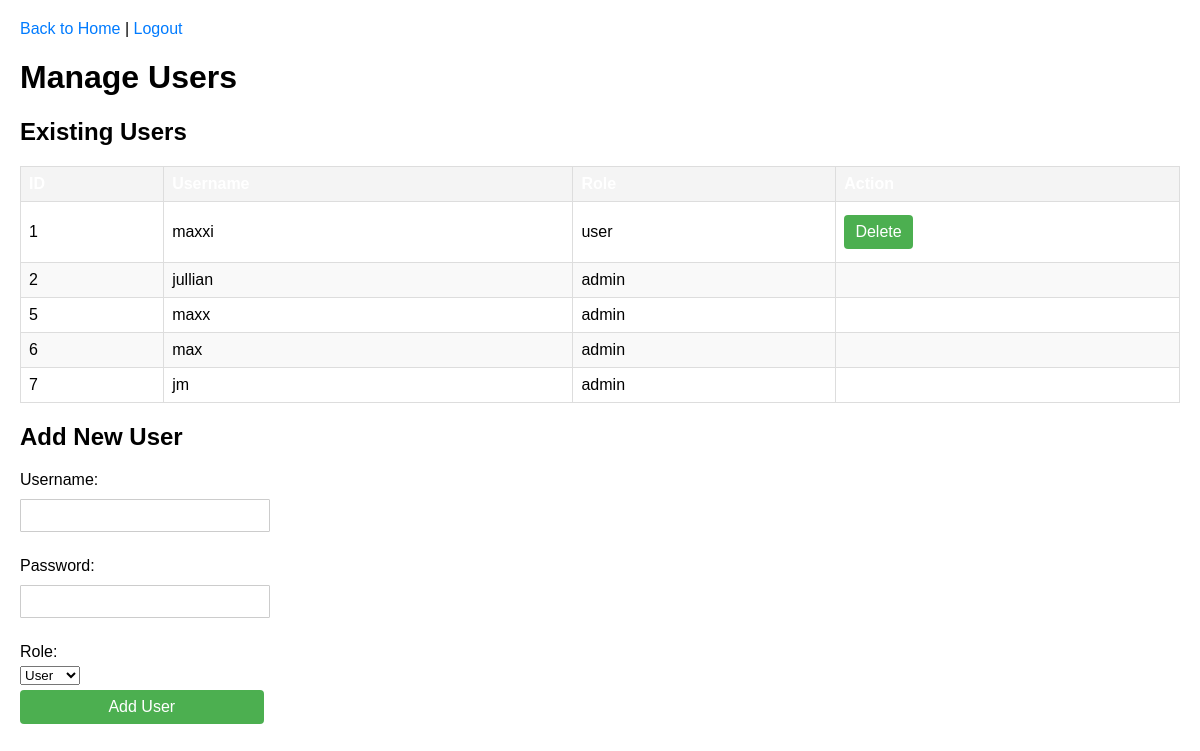
The page /manage_users (signed in) on the database its author committed.
### app.py (models this page shows)
class Account(UserMixin, db.Model):
    id = db.Column(db.Integer, primary_key=True)
    username = db.Column(db.String(50), unique=True, nullable=False)
    password = db.Column(db.String(100), nullable=False)
    role = db.Column(db.String(10), nullable=False)

### app.py (the view)
@app.route('/manage_users', methods=['GET'])
@login_required
def manage_users():
    if current_user.role != 'admin':
        flash('You are not authorized to manage users.', 'danger')
        return redirect(url_for('home_screen'))
    users = Account.query.all()
    return render_template('manage_users.html', users=users)

### app.py (called while the page is built)
@login_manager.user_loader
def load_user(user_id):
    return Account.query.get(int(user_id))

@app.before_request
def restrict_access():
    if current_user.is_authenticated:
        restricted_routes = {
            'admin': [],
            'user': ['delete_resident', 'manage_users'],
        }
        if current_user.role not in restricted_routes:
            return
        if request.endpoint in restricted_routes.get(current_user.role, []):
            flash('You are not authorized to access this page.', 'danger')
            return redirect(url_for('home_screen'))

### templates/manage_users.html (shortened to what this page needs)
<!DOCTYPE html>
<html lang="en">
<head>
    <link rel="stylesheet" href="styles.css">
</head>
<body>
    <div class="header">
        <a href="{{ url_for('home_screen') }}">Back to Home</a> |
        <a href="{{ url_for('logout') }}">Logout</a>
    </div>
    <h1>Manage Users</h1>
    <h2>Existing Users</h2>
    <table>
        <thead>
            <tr>
                <th>ID</th>
                <th>Username</th>
                <th>Role</th>
                <th>Action</th>
            </tr>
        </thead>
        <tbody>
            {% for user in users %}
            <tr>
                <td>{{ user.id }}</td>
                <td>{{ user.username }}</td>
                <td>{{ user.role }}</td>
                <td>
                    {% if user.role != 'admin' %}
                    <form action="{{ url_for('delete_user', user_id=user.id) }}" method="POST" style="display:inline;">
                        <button type="submit" onclick="return confirm('Are you sure you want to delete this user?');">Delete</button>
                    </form>
                    {% endif %}
                </td>
            </tr>
            {% endfor %}
        </tbody>
    </table>
    <div class="form-container">
        <h2>Add New User</h2>
        <form action="{{ url_for('add_user') }}" method="POST">
            <label for="username">Username:</label>
            <input type="text" id="username" name="username" required><br>
            <label for="password">Password:</label>
            <input type="password" id="password" name="password" required><br>
            <label for="role">Role:</label>
            <select id="role" name="role" required>
                <option value="user">User</option>
            </select><br>
            <button type="submit">Add User</button>
        </form>
    </div>
</body>
</html>

### templates/styles.css (style rules this page uses)
body { font-family: Arial, sans-serif; margin: 20px; }
label { display: block; margin: 10px 0 5px; }
input[type="text"] { width: 20%; padding: 8px; margin-bottom: 15px; border: 1px solid #ccc; border-radius: 1px; }
input[type="password"] { width: 20%; padding: 8px; margin-bottom: 15px; border: 1px solid #ccc; border-radius: 1px; }
button { width: 21%; padding: 10px; background-color: #4CAF50; color: white; border: none; border-radius: 4px; cursor: pointer; font-size: 16px; }
a { text-decoration: none; color: #007BFF; }
table { width: 100%; border-collapse: collapse; margin-top: 20px; }
th, td { border: 1px solid #ccc; padding: 10px; text-align: left; }
th { background-color: #007BFF; color: white; }
tr:nth-child(even) { background-color: #f9f9f9; }

### templates/manage_users.html (style rules this page uses)
body { font-family: Arial, sans-serif; margin: 20px; }
.header { margin-bottom: 20px; }
table { width: 100%; border-collapse: collapse; margin-top: 20px; }
th, td { border: 1px solid #ddd; padding: 8px; text-align: left; }
th { background-color: #f4f4f4; }
.form-container { margin-top: 20px; }
input, button { padding: 8px; margin: 5px 0; }

### rows shown on the page
Account: id "1", username "maxxi", role "user"
Account: id "2", username "jullian", role "admin"
Account: id "5", username "maxx", role "admin"
Account: id "6", username "max", role "admin"
Account: id "7", username "jm", role "admin"
